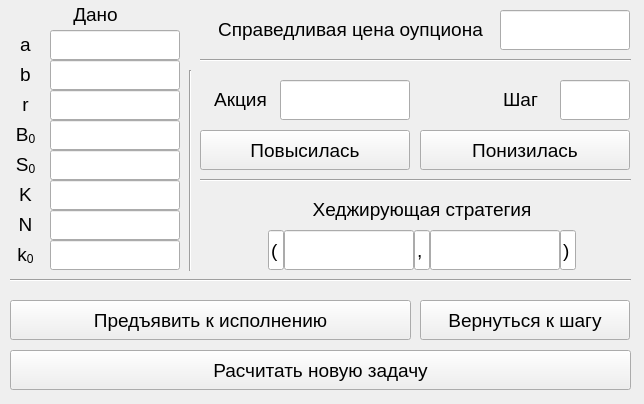
<?xml version="1.0" encoding="UTF-8"?>
<ui version="4.0">
 <class>MainWindow</class>
 <widget class="QMainWindow" name="MainWindow">
  <property name="geometry">
   <rect>
    <x>0</x>
    <y>0</y>
    <width>644</width>
    <height>404</height>
   </rect>
  </property>
  <property name="minimumSize">
   <size>
    <width>644</width>
    <height>360</height>
   </size>
  </property>
  <property name="maximumSize">
   <size>
    <width>644</width>
    <height>500</height>
   </size>
  </property>
  <property name="font">
   <font>
    <pointsize>14</pointsize>
   </font>
  </property>
  <property name="windowTitle">
   <string>Европейский оупцион</string>
  </property>
  <widget class="QWidget" name="centralwidget">
   <widget class="QLineEdit" name="lineEdit">
    <property name="geometry">
     <rect>
      <x>50</x>
      <y>30</y>
      <width>130</width>
      <height>30</height>
     </rect>
    </property>
    <property name="focusPolicy">
     <enum>Qt::NoFocus</enum>
    </property>
    <property name="readOnly">
     <bool>true</bool>
    </property>
   </widget>
   <widget class="QLineEdit" name="lineEdit_2">
    <property name="geometry">
     <rect>
      <x>50</x>
      <y>60</y>
      <width>130</width>
      <height>30</height>
     </rect>
    </property>
    <property name="focusPolicy">
     <enum>Qt::NoFocus</enum>
    </property>
    <property name="readOnly">
     <bool>true</bool>
    </property>
   </widget>
   <widget class="QLineEdit" name="lineEdit_3">
    <property name="geometry">
     <rect>
      <x>50</x>
      <y>90</y>
      <width>130</width>
      <height>30</height>
     </rect>
    </property>
    <property name="focusPolicy">
     <enum>Qt::NoFocus</enum>
    </property>
    <property name="readOnly">
     <bool>true</bool>
    </property>
   </widget>
   <widget class="QLineEdit" name="lineEdit_4">
    <property name="geometry">
     <rect>
      <x>50</x>
      <y>120</y>
      <width>130</width>
      <height>30</height>
     </rect>
    </property>
    <property name="focusPolicy">
     <enum>Qt::NoFocus</enum>
    </property>
    <property name="readOnly">
     <bool>true</bool>
    </property>
   </widget>
   <widget class="QLineEdit" name="lineEdit_5">
    <property name="geometry">
     <rect>
      <x>50</x>
      <y>150</y>
      <width>130</width>
      <height>30</height>
     </rect>
    </property>
    <property name="focusPolicy">
     <enum>Qt::NoFocus</enum>
    </property>
    <property name="readOnly">
     <bool>true</bool>
    </property>
   </widget>
   <widget class="QLineEdit" name="lineEdit_6">
    <property name="geometry">
     <rect>
      <x>50</x>
      <y>180</y>
      <width>130</width>
      <height>30</height>
     </rect>
    </property>
    <property name="focusPolicy">
     <enum>Qt::NoFocus</enum>
    </property>
    <property name="readOnly">
     <bool>true</bool>
    </property>
   </widget>
   <widget class="QLineEdit" name="lineEdit_7">
    <property name="geometry">
     <rect>
      <x>50</x>
      <y>210</y>
      <width>130</width>
      <height>30</height>
     </rect>
    </property>
    <property name="focusPolicy">
     <enum>Qt::NoFocus</enum>
    </property>
    <property name="readOnly">
     <bool>true</bool>
    </property>
   </widget>
   <widget class="QLineEdit" name="lineEdit_8">
    <property name="geometry">
     <rect>
      <x>280</x>
      <y>80</y>
      <width>130</width>
      <height>40</height>
     </rect>
    </property>
    <property name="focusPolicy">
     <enum>Qt::NoFocus</enum>
    </property>
    <property name="readOnly">
     <bool>true</bool>
    </property>
   </widget>
   <widget class="QLabel" name="label_8">
    <property name="geometry">
     <rect>
      <x>200</x>
      <y>80</y>
      <width>81</width>
      <height>40</height>
     </rect>
    </property>
    <property name="text">
     <string>&lt;html&gt;&lt;head/&gt;&lt;body&gt;&lt;p align=&quot;center&quot;&gt;&lt;span style=&quot; font-size:14pt;&quot;&gt;Акция&lt;/span&gt;&lt;/p&gt;&lt;/body&gt;&lt;/html&gt;</string>
    </property>
    <property name="alignment">
     <set>Qt::AlignCenter</set>
    </property>
   </widget>
   <widget class="QLineEdit" name="lineEdit_9">
    <property name="geometry">
     <rect>
      <x>430</x>
      <y>230</y>
      <width>130</width>
      <height>40</height>
     </rect>
    </property>
    <property name="focusPolicy">
     <enum>Qt::NoFocus</enum>
    </property>
    <property name="readOnly">
     <bool>true</bool>
    </property>
   </widget>
   <widget class="QLineEdit" name="lineEdit_10">
    <property name="geometry">
     <rect>
      <x>284</x>
      <y>230</y>
      <width>130</width>
      <height>40</height>
     </rect>
    </property>
    <property name="focusPolicy">
     <enum>Qt::NoFocus</enum>
    </property>
    <property name="readOnly">
     <bool>true</bool>
    </property>
   </widget>
   <widget class="QLabel" name="label_9">
    <property name="geometry">
     <rect>
      <x>268</x>
      <y>190</y>
      <width>308</width>
      <height>40</height>
     </rect>
    </property>
    <property name="text">
     <string>&lt;html&gt;&lt;head/&gt;&lt;body&gt;&lt;p align=&quot;center&quot;&gt;Хеджирующая стратегия&lt;/p&gt;&lt;/body&gt;&lt;/html&gt;</string>
    </property>
   </widget>
   <widget class="QLineEdit" name="lineEdit_11">
    <property name="geometry">
     <rect>
      <x>560</x>
      <y>80</y>
      <width>70</width>
      <height>40</height>
     </rect>
    </property>
    <property name="focusPolicy">
     <enum>Qt::NoFocus</enum>
    </property>
    <property name="readOnly">
     <bool>true</bool>
    </property>
   </widget>
   <widget class="QLabel" name="label_11">
    <property name="geometry">
     <rect>
      <x>490</x>
      <y>80</y>
      <width>61</width>
      <height>40</height>
     </rect>
    </property>
    <property name="text">
     <string>&lt;html&gt;&lt;head/&gt;&lt;body&gt;&lt;p align=&quot;center&quot;&gt;&lt;span style=&quot; font-size:14pt;&quot;&gt;Шаг&lt;/span&gt;&lt;/p&gt;&lt;/body&gt;&lt;/html&gt;</string>
    </property>
   </widget>
   <widget class="QPushButton" name="pushButton">
    <property name="geometry">
     <rect>
      <x>200</x>
      <y>130</y>
      <width>210</width>
      <height>40</height>
     </rect>
    </property>
    <property name="focusPolicy">
     <enum>Qt::ClickFocus</enum>
    </property>
    <property name="text">
     <string>Повысилась</string>
    </property>
   </widget>
   <widget class="QPushButton" name="pushButton_2">
    <property name="geometry">
     <rect>
      <x>420</x>
      <y>130</y>
      <width>210</width>
      <height>40</height>
     </rect>
    </property>
    <property name="focusPolicy">
     <enum>Qt::ClickFocus</enum>
    </property>
    <property name="text">
     <string>Понизилась</string>
    </property>
   </widget>
   <widget class="Line" name="line">
    <property name="geometry">
     <rect>
      <x>180</x>
      <y>70</y>
      <width>20</width>
      <height>201</height>
     </rect>
    </property>
    <property name="orientation">
     <enum>Qt::Vertical</enum>
    </property>
   </widget>
   <widget class="Line" name="line_2">
    <property name="geometry">
     <rect>
      <x>10</x>
      <y>270</y>
      <width>621</width>
      <height>20</height>
     </rect>
    </property>
    <property name="orientation">
     <enum>Qt::Horizontal</enum>
    </property>
   </widget>
   <widget class="Line" name="line_3">
    <property name="geometry">
     <rect>
      <x>200</x>
      <y>170</y>
      <width>431</width>
      <height>20</height>
     </rect>
    </property>
    <property name="orientation">
     <enum>Qt::Horizontal</enum>
    </property>
   </widget>
   <widget class="QLineEdit" name="lineEdit_12">
    <property name="geometry">
     <rect>
      <x>268</x>
      <y>230</y>
      <width>16</width>
      <height>40</height>
     </rect>
    </property>
    <property name="focusPolicy">
     <enum>Qt::NoFocus</enum>
    </property>
    <property name="text">
     <string>(</string>
    </property>
    <property name="readOnly">
     <bool>true</bool>
    </property>
   </widget>
   <widget class="QLineEdit" name="lineEdit_13">
    <property name="geometry">
     <rect>
      <x>560</x>
      <y>230</y>
      <width>16</width>
      <height>40</height>
     </rect>
    </property>
    <property name="focusPolicy">
     <enum>Qt::NoFocus</enum>
    </property>
    <property name="text">
     <string>)</string>
    </property>
    <property name="readOnly">
     <bool>true</bool>
    </property>
   </widget>
   <widget class="QLineEdit" name="lineEdit_14">
    <property name="geometry">
     <rect>
      <x>414</x>
      <y>230</y>
      <width>16</width>
      <height>40</height>
     </rect>
    </property>
    <property name="focusPolicy">
     <enum>Qt::NoFocus</enum>
    </property>
    <property name="text">
     <string>,</string>
    </property>
    <property name="readOnly">
     <bool>true</bool>
    </property>
   </widget>
   <widget class="QPushButton" name="pushButton_3">
    <property name="geometry">
     <rect>
      <x>420</x>
      <y>300</y>
      <width>210</width>
      <height>40</height>
     </rect>
    </property>
    <property name="focusPolicy">
     <enum>Qt::ClickFocus</enum>
    </property>
    <property name="text">
     <string>Вернуться к шагу</string>
    </property>
   </widget>
   <widget class="QPushButton" name="pushButton_4">
    <property name="geometry">
     <rect>
      <x>10</x>
      <y>300</y>
      <width>401</width>
      <height>40</height>
     </rect>
    </property>
    <property name="focusPolicy">
     <enum>Qt::ClickFocus</enum>
    </property>
    <property name="text">
     <string>Предъявить к исполнению</string>
    </property>
   </widget>
   <widget class="QLineEdit" name="lineEdit_15">
    <property name="geometry">
     <rect>
      <x>500</x>
      <y>10</y>
      <width>130</width>
      <height>40</height>
     </rect>
    </property>
    <property name="focusPolicy">
     <enum>Qt::NoFocus</enum>
    </property>
    <property name="readOnly">
     <bool>true</bool>
    </property>
   </widget>
   <widget class="QLabel" name="label_10">
    <property name="geometry">
     <rect>
      <x>200</x>
      <y>10</y>
      <width>301</width>
      <height>40</height>
     </rect>
    </property>
    <property name="text">
     <string>&lt;html&gt;&lt;head/&gt;&lt;body&gt;&lt;p align=&quot;center&quot;&gt;Справедливая цена оупциона&lt;/p&gt;&lt;/body&gt;&lt;/html&gt;</string>
    </property>
   </widget>
   <widget class="Line" name="line_4">
    <property name="geometry">
     <rect>
      <x>200</x>
      <y>50</y>
      <width>431</width>
      <height>20</height>
     </rect>
    </property>
    <property name="orientation">
     <enum>Qt::Horizontal</enum>
    </property>
   </widget>
   <widget class="QLineEdit" name="lineEdit_16">
    <property name="geometry">
     <rect>
      <x>50</x>
      <y>240</y>
      <width>130</width>
      <height>30</height>
     </rect>
    </property>
    <property name="focusPolicy">
     <enum>Qt::NoFocus</enum>
    </property>
    <property name="readOnly">
     <bool>true</bool>
    </property>
   </widget>
   <widget class="QLabel" name="label_12">
    <property name="geometry">
     <rect>
      <x>10</x>
      <y>240</y>
      <width>31</width>
      <height>30</height>
     </rect>
    </property>
    <property name="text">
     <string>&lt;html&gt;&lt;head/&gt;&lt;body&gt;&lt;p align=&quot;center&quot;&gt;k&lt;span style=&quot; vertical-align:sub;&quot;&gt;0&lt;/span&gt;&lt;/p&gt;&lt;/body&gt;&lt;/html&gt;</string>
    </property>
   </widget>
   <widget class="QLabel" name="label_13">
    <property name="geometry">
     <rect>
      <x>10</x>
      <y>0</y>
      <width>171</width>
      <height>30</height>
     </rect>
    </property>
    <property name="text">
     <string>&lt;html&gt;&lt;head/&gt;&lt;body&gt;&lt;p align=&quot;center&quot;&gt;Дано&lt;/p&gt;&lt;/body&gt;&lt;/html&gt;</string>
    </property>
   </widget>
   <widget class="QLabel" name="label_7">
    <property name="geometry">
     <rect>
      <x>10</x>
      <y>210</y>
      <width>31</width>
      <height>30</height>
     </rect>
    </property>
    <property name="text">
     <string>&lt;html&gt;&lt;head/&gt;&lt;body&gt;&lt;p align=&quot;center&quot;&gt;&lt;span style=&quot; font-size:14pt;&quot;&gt;N&lt;/span&gt;&lt;/p&gt;&lt;/body&gt;&lt;/html&gt;</string>
    </property>
   </widget>
   <widget class="QLabel" name="label_6">
    <property name="geometry">
     <rect>
      <x>10</x>
      <y>180</y>
      <width>31</width>
      <height>30</height>
     </rect>
    </property>
    <property name="text">
     <string>&lt;html&gt;&lt;head/&gt;&lt;body&gt;&lt;p align=&quot;center&quot;&gt;&lt;span style=&quot; font-size:14pt;&quot;&gt;K&lt;/span&gt;&lt;/p&gt;&lt;/body&gt;&lt;/html&gt;</string>
    </property>
   </widget>
   <widget class="QLabel" name="label">
    <property name="geometry">
     <rect>
      <x>10</x>
      <y>30</y>
      <width>31</width>
      <height>30</height>
     </rect>
    </property>
    <property name="text">
     <string>&lt;html&gt;&lt;head/&gt;&lt;body&gt;&lt;p align=&quot;center&quot;&gt;&lt;span style=&quot; font-size:14pt;&quot;&gt;a&lt;/span&gt;&lt;/p&gt;&lt;/body&gt;&lt;/html&gt;</string>
    </property>
   </widget>
   <widget class="QLabel" name="label_5">
    <property name="geometry">
     <rect>
      <x>10</x>
      <y>150</y>
      <width>31</width>
      <height>30</height>
     </rect>
    </property>
    <property name="text">
     <string>&lt;html&gt;&lt;head/&gt;&lt;body&gt;&lt;p align=&quot;center&quot;&gt;S&lt;span style=&quot; vertical-align:sub;&quot;&gt;0&lt;/span&gt;&lt;/p&gt;&lt;/body&gt;&lt;/html&gt;</string>
    </property>
   </widget>
   <widget class="QLabel" name="label_2">
    <property name="geometry">
     <rect>
      <x>10</x>
      <y>60</y>
      <width>31</width>
      <height>30</height>
     </rect>
    </property>
    <property name="text">
     <string>&lt;html&gt;&lt;head/&gt;&lt;body&gt;&lt;p align=&quot;center&quot;&gt;&lt;span style=&quot; font-size:14pt;&quot;&gt;b&lt;/span&gt;&lt;/p&gt;&lt;/body&gt;&lt;/html&gt;</string>
    </property>
   </widget>
   <widget class="QLabel" name="label_3">
    <property name="geometry">
     <rect>
      <x>10</x>
      <y>90</y>
      <width>31</width>
      <height>30</height>
     </rect>
    </property>
    <property name="text">
     <string>&lt;html&gt;&lt;head/&gt;&lt;body&gt;&lt;p align=&quot;center&quot;&gt;&lt;span style=&quot; font-size:14pt;&quot;&gt;r&lt;/span&gt;&lt;/p&gt;&lt;/body&gt;&lt;/html&gt;</string>
    </property>
   </widget>
   <widget class="QLabel" name="label_4">
    <property name="geometry">
     <rect>
      <x>10</x>
      <y>120</y>
      <width>31</width>
      <height>30</height>
     </rect>
    </property>
    <property name="text">
     <string>&lt;html&gt;&lt;head/&gt;&lt;body&gt;&lt;p align=&quot;center&quot;&gt;B&lt;span style=&quot; vertical-align:sub;&quot;&gt;0&lt;/span&gt;&lt;/p&gt;&lt;/body&gt;&lt;/html&gt;</string>
    </property>
   </widget>
   <widget class="QPushButton" name="pushButton_5">
    <property name="geometry">
     <rect>
      <x>10</x>
      <y>350</y>
      <width>621</width>
      <height>40</height>
     </rect>
    </property>
    <property name="focusPolicy">
     <enum>Qt::ClickFocus</enum>
    </property>
    <property name="text">
     <string>Расчитать новую задачу</string>
    </property>
   </widget>
  </widget>
 </widget>
 <resources/>
 <connections/>
</ui>
